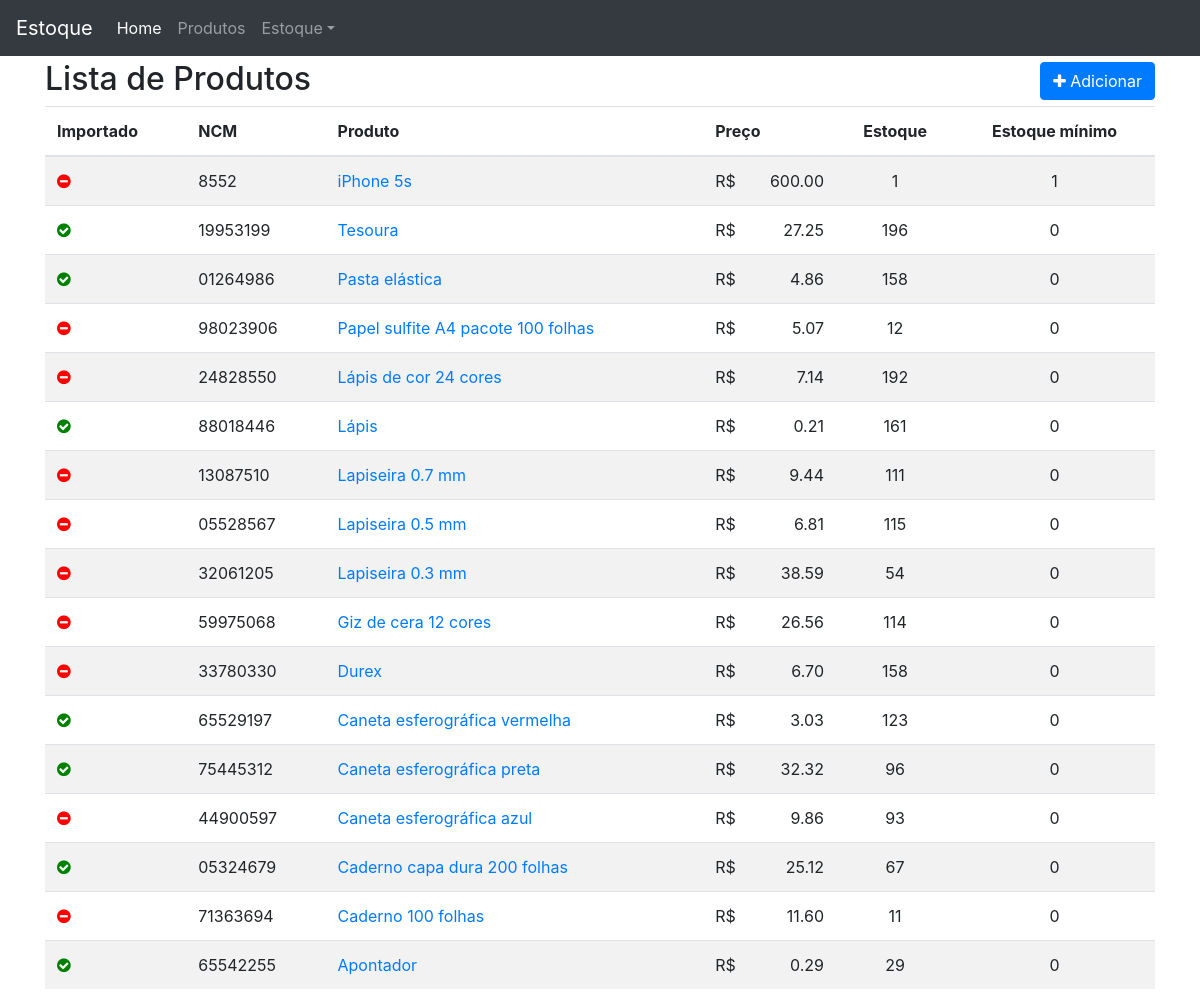
/produto/, run on an earlier commit of the app's database.
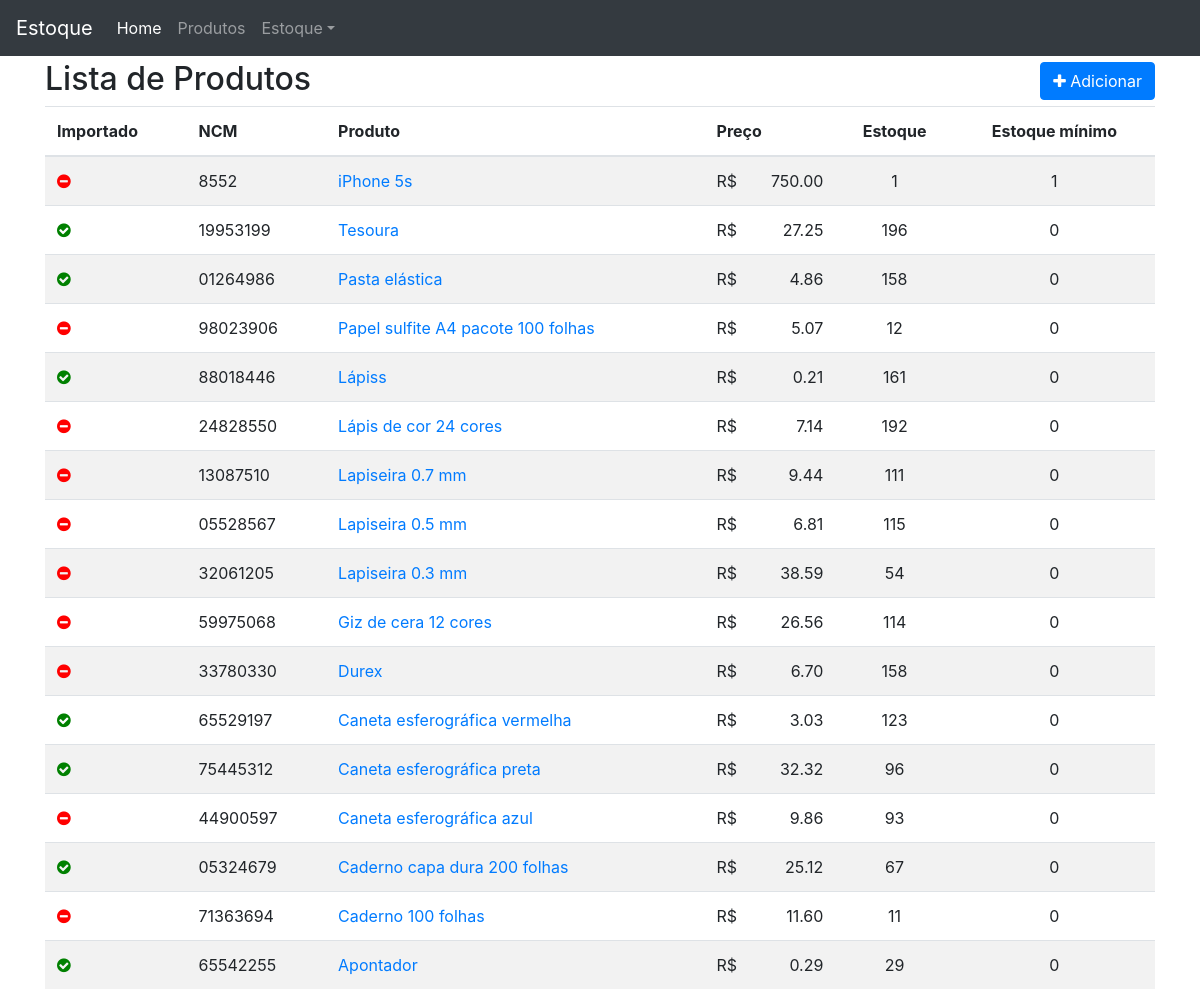
And on a later commit of the database.
### produto/models.py (models this page shows, shortened)
class Produto(models.Model):
    importado = models.BooleanField(default=False)
    ncm = models.CharField('NCM', max_length=8)
    produto = models.CharField(max_length=100, unique=True)
    preco = models.DecimalField('preço', max_digits=7, decimal_places=2)
    estoque = models.IntegerField('estoque atual')
    estoque_minimo = models.PositiveIntegerField('estoque mínimo', default=0)
    class Meta:
        ordering = ('-produto',)
    def get_absolute_url(self):
        return reverse_lazy('produto:url_produto_detail', kwargs={'pk': self.pk})

### produto/views.py (the view)
# urls.py: path('', v.produto_list, name='url_produto_list'),
def produto_list(request):
    template_name = 'produto/produto_list.html'
    objects = Produto.objects.all()
    context = {'object_list': objects}
    return render(request, template_name, context)

### produto/templates/produto/produto_list.html
{% extends 'base.html' %}
{% block content %}
<div class="page-header">
    <h2>Lista de Produtos
        <span class="pull-right">
            <a href="{% url 'produto:url_produto_add' %}">
                <button type="button" class="btn btn-primary">
                    <span class="fa fa-plus"></span> Adicionar
                </button>
            </a>
        </span>
    </h2>
    {% if object_list %}
        <table class="table table-striped">
            <thead>
                <tr>
                    <th>Importado</th>
                    <th>NCM</th>
                    <th>Produto</th>
                    <th>Preço</th>
                    <th class="text-center">Estoque</th>
                    <th class="text-center">Estoque mínimo</th>
                </tr>
            </thead>
            <tbody>
                {% for object in object_list %}
                    <tr>
                        <td>
                            {% if object.importado %}
                                <i class="fa fa-check-circle ok"></i>
                                {% else %}
                                <i class="fa fa-minus-circle no"></i>
                            {% endif %}
                        </td>
                        <td>{{ object.ncm }}</td>
                        <td>
                            <a href="{{ object.get_absolute_url }}">{{ object.produto }}</a>
                        </td>
                        <td>R$ <span class="pull-right">{{ object.preco }}</span></td>
                        <td class="text-center">{{ object.estoque }}</td>
                        <td class="text-center">{{ object.estoque_minimo }}</td>
                    </tr>
                {% endfor %}
            </tbody>
        </table>
        {% else %}
        <p class="alert alert-warning">Sem itens na lista</p>
    {% endif %}
</div>
{% endblock content %}

What changed in the data, as far as the page shows it:
changed Produto "iPhone 5s": preco "600.00" → "750.00"
changed Produto: produto "Lápis" → "Lápiss"; moves up the list
